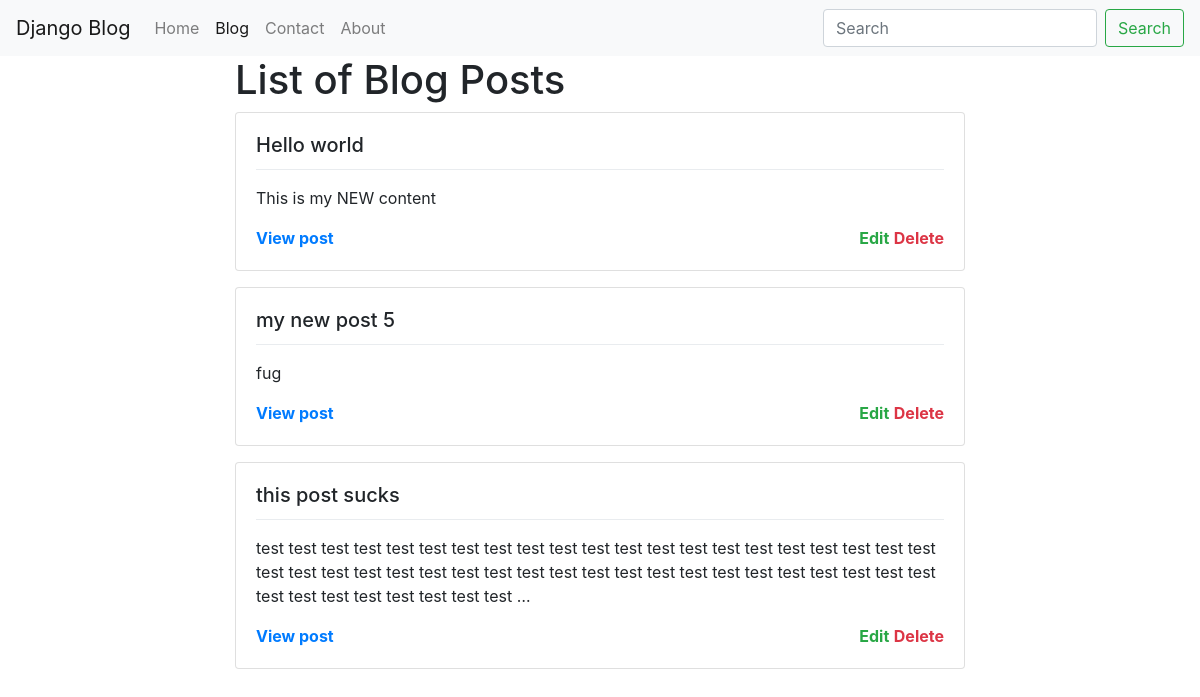
Page /blog/ (signed in) on the committed database.
### blog/models.py (models this page shows, shortened)
class BlogPost(models.Model):
  user = models.ForeignKey(user_model,
    null=True, default=1, on_delete=models.SET_NULL)
  title = models.TextField()
  slug = models.SlugField(unique=True)
  content = models.TextField(null=True, blank=True)
  publish_date = models.DateTimeField(auto_now=False, auto_now_add=False, null=True, blank=True)
  timestamp = models.DateTimeField(auto_now_add=True)
  updated = models.DateTimeField(auto_now=True)
  class Meta:
    ordering = ['-publish_date', '-updated', '-timestamp']
  def get_absolute_url(self):
    return f'/blog/{self.slug}'
  def get_edit_url(self):
    return f'/blog/{self.slug}/edit'
  def get_delete_url(self):
    return f'/blog/{self.slug}/delete'

### blog/views.py (the view)
# urls.py: path('', blog_post_list_view),
def blog_post_list_view(request):
  list = BlogPost.objects.filter()
  t_name = 'blog/list.html'
  context = {
    'title': 'Blog Posts',
    'title_header': 'List of Blog Posts',
    'list': list,
    }
  return render(request, t_name, context)

### blog/templates/blog/list.html
{% extends "base.html" %}
{% block content %}
  {% for object in list %}
    {% include "blog/list_inline.html" with blog_post=object truncate=True %}
  {% endfor %}
{% endblock %}

### blog/templates/blog/list_inline.html
<div class="card mb-3">
  <div class="card-body">
    <h5 class="card-title">{{ blog_post.title }}</h5>
    <div class="dropdown-divider"></div>
    {% if truncate %}
      <p class="card-text">{{ blog_post.content | linebreaks | truncatewords:50 }}</p>
    {% else %}
      <p class="card-text">{{ blog_post.content | linebreaks }}</p>
    {% endif %}
    <div class="row justify-content-end">
      {% if not detail %}
        <div class="text-left col-4">
          <b><a href="{{ blog_post.get_absolute_url }}">View post</a></b>
        </div>
      {% endif %}
      <div class="text-right col-8">
        {% if request.user.is_authenticated %}
          {% if request.user.is_staff %}
            <b><a href="{{ object.get_edit_url }}" class="text-success">Edit</a></b>
            <b><a href="{{ object.get_delete_url }}" class="text-danger">Delete</a></b>
          {% endif %}
        {% endif %}
      </div>
    </div>
  </div>
</div>

### rows in the picture
BlogPost: title "Hello world", content "This is my NEW content"
BlogPost: title "my new post 5", content "fug"
BlogPost: title "this post sucks", content "test test test test test test test test test test test test test test test test test test test test test test test test test test test test test test test test test test test test test test test test test test test test test test test test test test …"

### other values in the picture
{{ title_header }} "List of Blog Posts"
